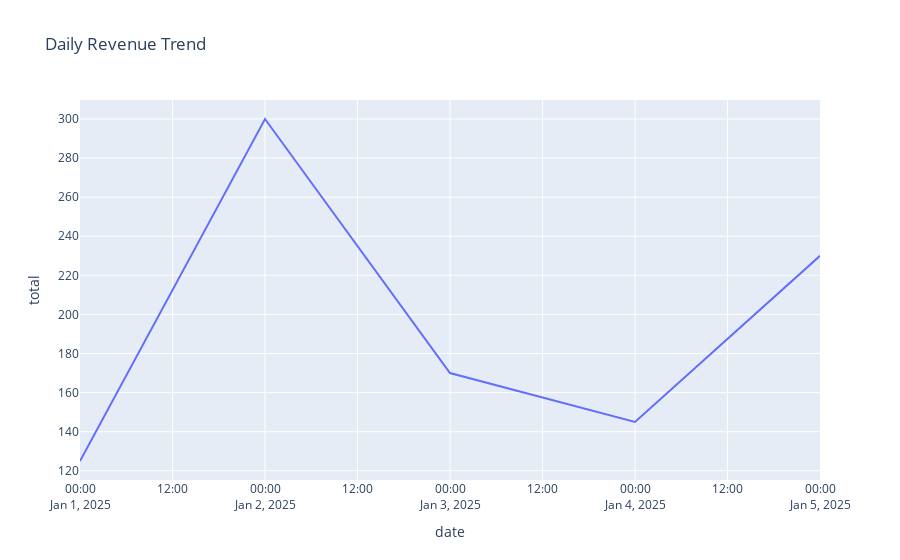

The cell this chart's notebook holds for it:
### Code cell
#Graphical representation of daily reveune 
import plotly.express as px

daily = df.groupby('date')['total'].sum().reset_index()

px.line(daily, x='date', y='total', title='Daily Revenue Trend')

### Figure 1 — Plotly figure (JSON) as saved in the notebook; plotly's stock layout.template omitted (floating-point values rounded to 4 significant figures)
{"data": [{"hovertemplate": "date=%{x}<br>total=%{y}<extra></extra>", "legendgroup": "", "line": {"color": "#636efa", "dash": "solid"}, "marker": {"symbol": "circle"}, "mode": "lines", "name": "", "orientation": "v", "showlegend": false, "type": "scatter", "x": ["2025-01-01T00:00:00", "2025-01-02T00:00:00", "2025-01-03T00:00:00", "2025-01-04T00:00:00", "2025-01-05T00:00:00"], "xaxis": "x", "y": [125, 300, 170, 145, 230], "yaxis": "y"}], "layout": {"legend": {"tracegroupgap": 0}, "title": {"text": "Daily Revenue Trend"}, "xaxis": {"anchor": "y", "domain": [0, 1], "title": {"text": "date"}}, "yaxis": {"anchor": "x", "domain": [0, 1], "title": {"text": "total"}}}}
